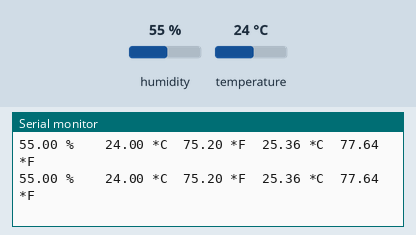
This sketch was run on a simulated Arduino Uno, built with avr-gcc and run on an emulated ATmega328P. Shown: the last lines printed to the serial monitor. Wiring (inferred from the names in the program): DHT22 sensor: data pin 2. The inputs (shaded band) are chosen by the test bench; at power-on: humidity 55 %, temperature 24 °C.

Above: at 4.3 s.
4.4 s: humidity set to 22 %
At 8.1 s:
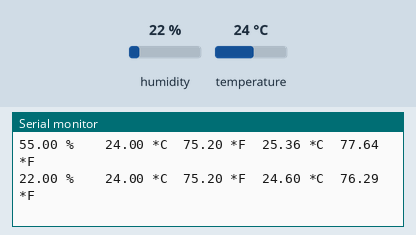
8.6 s: temperature set to 12 °C
At 11.0 s:
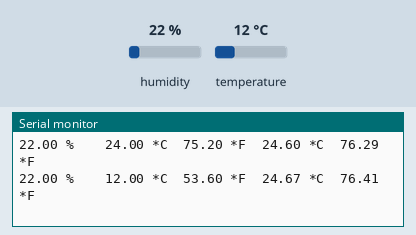
12.8 s: humidity set to 40 %
At 13.9 s:
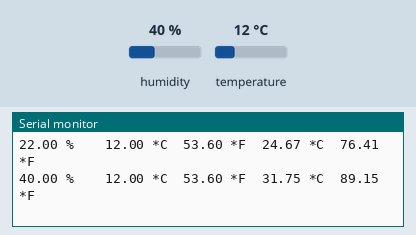
Timing chart, 0 to 15.8 s (numbered marks = the images above; inputs shaded):
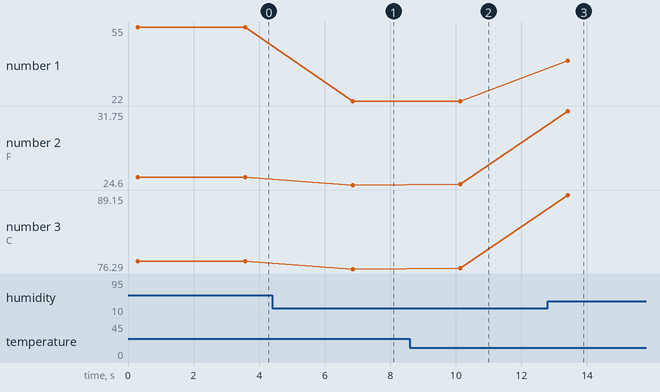

The sketch:

humid.ino
```cpp
// Example sketch for DHT22 humidity - temperature sensor
// Written by cactus.io, with thanks to Adafruit for bits of their library. public domain

#include "cactus_io_DHT22.h"

#define DHT22_PIN 2     // what pin on the arduino is the DHT22 data line connected to

// For details on how to hookup the DHT22 sensor to the Arduino then checkout this page
// http://cactus.io/hookups/sensors/temperature-humidity/dht22/hookup-arduino-to-dht22-temp-humidity-sensor

// Initialize DHT sensor for normal 16mhz Arduino.
DHT22 dht(DHT22_PIN);
// Note: If you are using a board with a faster processor than 16MHz then you need
// to declare an instance of the DHT22 using
// DHT22 dht(DHT22_DATA_PIN, 30);
// The additional parameter, in this case here is 30 is used to increase the number of
// cycles transitioning between bits on the data and clock lines. For the
// Arduino boards that run at 84MHz the value of 30 should be about right.

void setup() {
  Serial.begin(9600);
  Serial.println("DHT22 Humidity - Temperature Sensor");
  Serial.println("RH\t\tTemp (C)\tTemp (F)\tHeat Index (C)\t Heat Index (F)");

  dht.begin();
}

void loop() {
  // Reading temperature or humidity takes about 250 milliseconds!
  // Sensor readings may also be up to 2 seconds 'old' (its a very slow sensor)
  dht.readHumidity();
  dht.readTemperature();

  // Check if any reads failed and exit early (to try again).
  if (isnan(dht.humidity) || isnan(dht.temperature_C)) {
    Serial.println("DHT sensor read failure!");
    return;
  }

  Serial.print(dht.humidity); Serial.print(" %\t\t");
  Serial.print(dht.temperature_C); Serial.print(" *C\t");
  Serial.print(dht.temperature_F); Serial.print(" *F\t");
  Serial.print(dht.computeHeatIndex_C()); Serial.print(" *C\t");
  Serial.print(dht.computeHeatIndex_F()); Serial.println(" *F");

  // Wait a few seconds between measurements. The DHT22 should not be read at a higher frequency of
  // about once every 2 seconds. So we add a 3 second delay to cover this.
  delay(3000);
}
```

Measured:
- after the input at 4.4 s, the serial monitor: prints a new line after 2.5 s (image 1)
- after the input at 8.6 s, the serial monitor: prints a new line after 1.5 s (image 2)
- after the input at 12.8 s, the serial monitor: prints a new line after 0.61 s (image 3)
- plotted number 1: 55 → 22 after the input at 4.4 s, 22 → 40 after the input at 12.8 s
- plotted number 2: 25.36 → 24.6 after the input at 4.4 s, 24.6 → 24.67 after the input at 8.6 s, 24.67 → 31.75 after the input at 12.8 s
- plotted number 3: 77.64 → 76.29 after the input at 4.4 s, 76.29 → 76.41 after the input at 8.6 s, 76.41 → 89.15 after the input at 12.8 s
